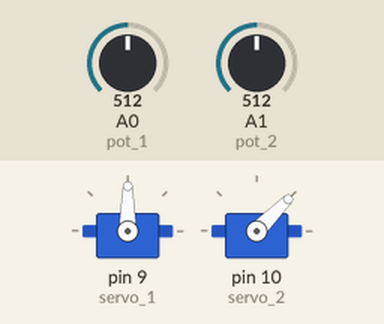
A sketch run on a simulated Arduino Uno, built with avr-gcc and run on an emulated ATmega328P. Shown: 2 × servo. Inputs (shaded band) come from the test bench; at power-on: A0 (pot_1) = 512, A1 (pot_2) = 512.

Above: at 1.2 s.
1.3 s: A0 (pot_1) set to 716
At 2.5 s:
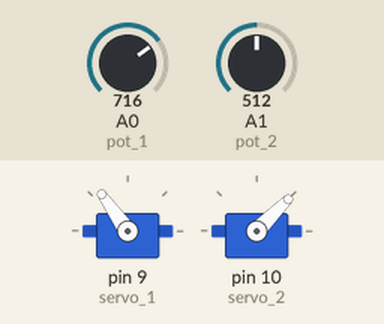
2.8 s: A1 (pot_2) set to 716
At 3.7 s:
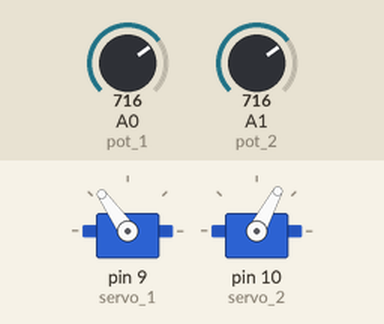
4.3 s: A0 (pot_1) set to 900
At 4.9 s:
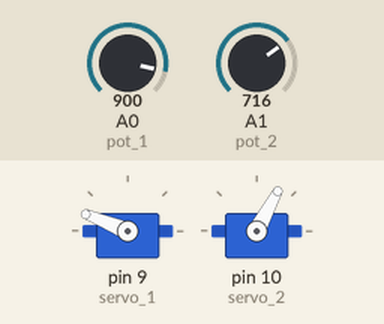
5.8 s: A1 (pot_2) set to 511
At 7.0 s:
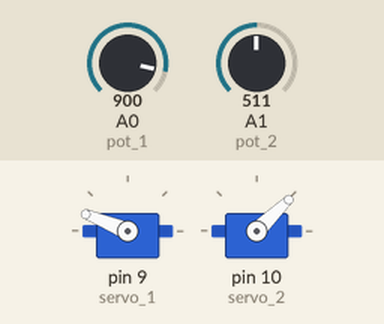
7.3 s: A0 (pot_1) set to 1023
At 8.3 s:
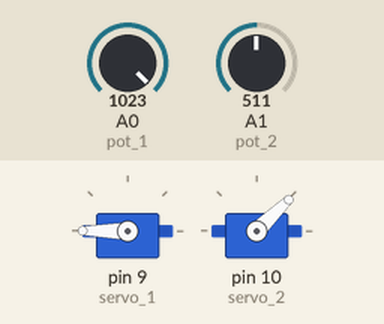
8.8 s: A1 (pot_2) set to 306
At 9.5 s:
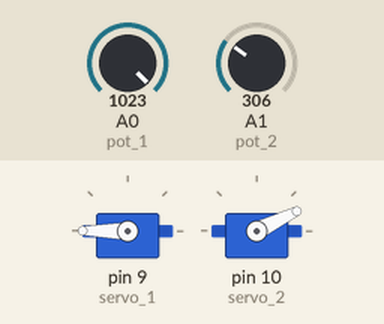
Timing chart, 0 to 11.3 s (numbered marks = the images above; inputs shaded):
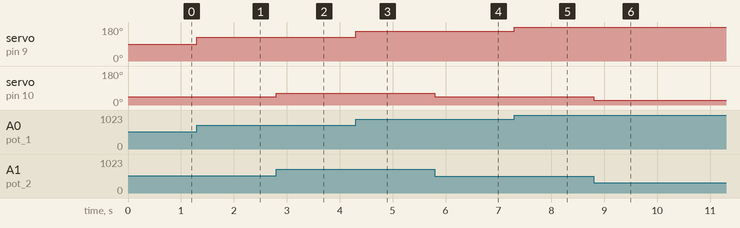

Measured:
- after the input at 1.3 s, servo on pin 9 (servo_1): 90° → 125° at once
- after the input at 2.8 s, servo on pin 10 (servo_2): 45° → 62° at once
- after the input at 4.3 s, servo on pin 9 (servo_1): 125° → 158° at once
- after the input at 5.8 s, servo on pin 10 (servo_2): 62° → 44° at once
- after the input at 7.3 s, servo on pin 9 (servo_1): 158° → 180° at once
- after the input at 8.8 s, servo on pin 10 (servo_2): 44° → 26° at once

The sketch:

IoT_Problem_Seti_8.ino
```cpp
#include <Servo.h> // Servo kullanabilmek için servo kütüphanemizi koda dahil ediyoruz.

#define pot_1 A0 // Potansiyometrelerimizi arduino üzerinde hangi pinlere takdığımızı belirtiyoruz.
#define pot_2 A1

Servo servo_1; // Servolarımıza isim veriyoruz.
Servo servo_2;

int deger_1; // Potansiyometrelerden okuduğumuz değerler için iki farklı int tanımlıyoruz.
int deger_2;

void setup() {
  servo_1.attach(9);  // Servolarımızı arduino üzerinde hangi pinlere bağladığımızı belirtiyoruz.
  servo_2.attach(10);
}

void loop() {
  deger_1 = analogRead(pot_1);
  deger_1 = map(deger_1, 0, 1023, 0, 180);    // Burada pot1'den okuduğumuz değeri map komutu ile 0-180 arasına çekip servonun hareketi için kullanıyoruz.
  servo_1.write(deger_1);


  deger_2 = analogRead(pot_2);
  deger_2 = map(deger_2, 0, 1023, 0, 90);     // Burada ise pot2'den okuduğumuz değeri map komutu ile 0-180 arasına çekip servonun hareketi için kullanıyoruz.
  servo_2.write(deger_2);

}
```
